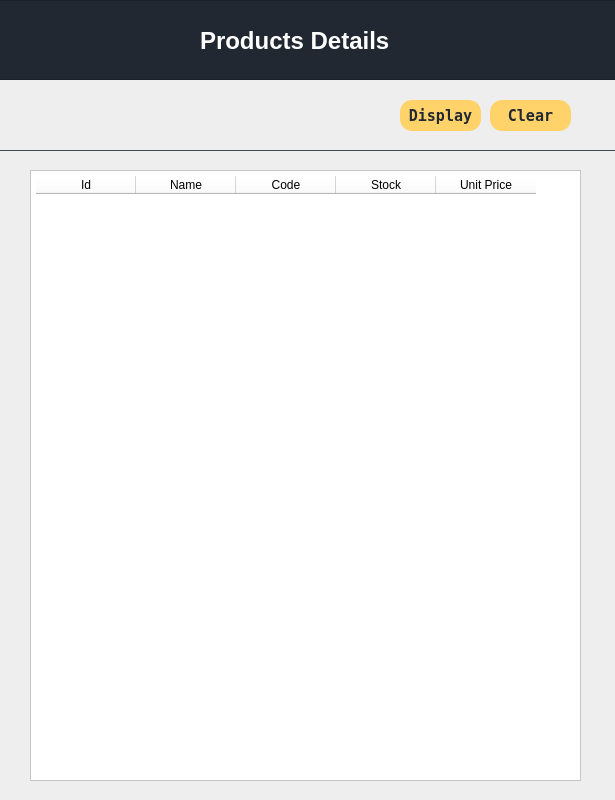
<?xml version="1.0" encoding="UTF-8"?>
<ui version="4.0">
 <class>productdetail</class>
 <widget class="QDialog" name="productdetail">
  <property name="geometry">
   <rect>
    <x>0</x>
    <y>0</y>
    <width>615</width>
    <height>800</height>
   </rect>
  </property>
  <property name="windowTitle">
   <string>Dialog</string>
  </property>
  <property name="styleSheet">
   <string notr="true">QDialog
{
	background-color: rgb(238, 238, 238);

}



QPushButton
{
	border-radius: 12px;
	background-color: rgb(255, 211, 105);
	color: rgb(34, 40, 49);
	font: 700 11pt &quot;DejaVu Sans Mono&quot;;
	
}

QTableWidget
{
	
	color: rgb(0, 0, 0);
	background-color: rgb(255, 255, 255);
	padding: 5px;
	text-align: left;
	
}


QFrame
{

background-color: rgb(34, 40, 49);

}

</string>
  </property>
  <widget class="QFrame" name="frame">
   <property name="geometry">
    <rect>
     <x>-50</x>
     <y>0</y>
     <width>700</width>
     <height>80</height>
    </rect>
   </property>
   <property name="styleSheet">
    <string notr="true">font: 700 18pt &quot;Ubuntu&quot;;
background-color: rgb(34, 40, 49);
color:rgb(238, 238, 238);</string>
   </property>
   <property name="frameShape">
    <enum>QFrame::StyledPanel</enum>
   </property>
   <property name="frameShadow">
    <enum>QFrame::Raised</enum>
   </property>
   <widget class="QLabel" name="label">
    <property name="geometry">
     <rect>
      <x>250</x>
      <y>20</y>
      <width>191</width>
      <height>41</height>
     </rect>
    </property>
    <property name="font">
     <font>
      <family>Ubuntu</family>
      <pointsize>18</pointsize>
      <italic>false</italic>
      <bold>true</bold>
     </font>
    </property>
    <property name="styleSheet">
     <string notr="true">color: rgb(255, 255, 255);</string>
    </property>
    <property name="text">
     <string>Products Details</string>
    </property>
   </widget>
  </widget>
  <widget class="QTableWidget" name="tableWidget">
   <property name="geometry">
    <rect>
     <x>30</x>
     <y>170</y>
     <width>551</width>
     <height>611</height>
    </rect>
   </property>
   <property name="styleSheet">
    <string notr="true">background-color: rgb(255, 255, 255);
font: 500 11pt &quot;Ubuntu&quot;;
color: rgb(0, 0, 0);
text-align: left;background-color: rgb(255, 255, 255);
color: rgb(0, 0, 0);
text-align: left;
font: 11pt &quot;DejaVu Sans Mono&quot;;</string>
   </property>
   <column>
    <property name="text">
     <string>Id</string>
    </property>
    <property name="font">
     <font>
      <pointsize>9</pointsize>
      <bold>false</bold>
     </font>
    </property>
    <property name="background">
     <color>
      <red>154</red>
      <green>153</green>
      <blue>150</blue>
     </color>
    </property>
   </column>
   <column>
    <property name="text">
     <string>Name</string>
    </property>
    <property name="font">
     <font>
      <pointsize>9</pointsize>
      <bold>false</bold>
     </font>
    </property>
    <property name="background">
     <color>
      <red>154</red>
      <green>153</green>
      <blue>150</blue>
     </color>
    </property>
   </column>
   <column>
    <property name="text">
     <string>Code</string>
    </property>
    <property name="font">
     <font>
      <pointsize>9</pointsize>
      <bold>false</bold>
     </font>
    </property>
    <property name="background">
     <color>
      <red>154</red>
      <green>153</green>
      <blue>150</blue>
     </color>
    </property>
   </column>
   <column>
    <property name="text">
     <string>Stock</string>
    </property>
    <property name="font">
     <font>
      <pointsize>9</pointsize>
      <bold>false</bold>
     </font>
    </property>
    <property name="background">
     <color>
      <red>154</red>
      <green>153</green>
      <blue>150</blue>
     </color>
    </property>
   </column>
   <column>
    <property name="text">
     <string>Unit Price</string>
    </property>
    <property name="font">
     <font>
      <pointsize>9</pointsize>
      <bold>false</bold>
     </font>
    </property>
    <property name="background">
     <color>
      <red>154</red>
      <green>153</green>
      <blue>150</blue>
     </color>
    </property>
   </column>
  </widget>
  <widget class="QPushButton" name="clearScreen">
   <property name="geometry">
    <rect>
     <x>490</x>
     <y>100</y>
     <width>81</width>
     <height>31</height>
    </rect>
   </property>
   <property name="font">
    <font>
     <family>DejaVu Sans Mono</family>
     <pointsize>11</pointsize>
     <italic>false</italic>
     <bold>true</bold>
    </font>
   </property>
   <property name="text">
    <string>Clear</string>
   </property>
  </widget>
  <widget class="QPushButton" name="updateProduct">
   <property name="geometry">
    <rect>
     <x>400</x>
     <y>100</y>
     <width>81</width>
     <height>31</height>
    </rect>
   </property>
   <property name="font">
    <font>
     <family>DejaVu Sans Mono</family>
     <pointsize>11</pointsize>
     <italic>false</italic>
     <bold>true</bold>
    </font>
   </property>
   <property name="text">
    <string>Display</string>
   </property>
  </widget>
  <widget class="Line" name="line1">
   <property name="geometry">
    <rect>
     <x>-30</x>
     <y>150</y>
     <width>1300</width>
     <height>1</height>
    </rect>
   </property>
   <property name="styleSheet">
    <string notr="true">background-color: rgb(57, 62, 70);</string>
   </property>
   <property name="orientation">
    <enum>Qt::Horizontal</enum>
   </property>
  </widget>
  <zorder>frame</zorder>
  <zorder>tableWidget</zorder>
  <zorder>updateProduct</zorder>
  <zorder>clearScreen</zorder>
  <zorder>line1</zorder>
 </widget>
 <resources/>
 <connections>
  <connection>
   <sender>clearScreen</sender>
   <signal>clicked()</signal>
   <receiver>tableWidget</receiver>
   <slot>clearContents()</slot>
   <hints>
    <hint type="sourcelabel">
     <x>493</x>
     <y>102</y>
    </hint>
    <hint type="destinationlabel">
     <x>363</x>
     <y>648</y>
    </hint>
   </hints>
  </connection>
 </connections>
</ui>
